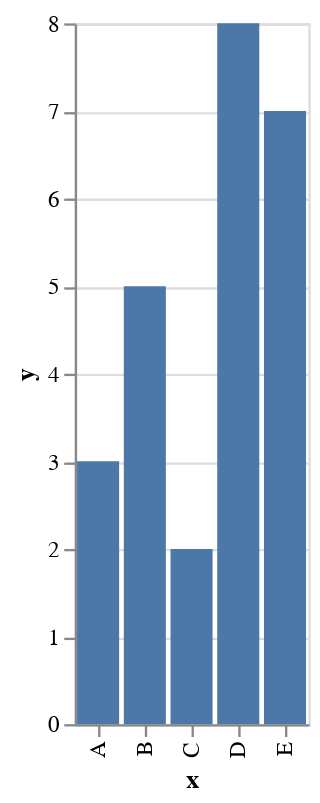

Notebook code for this chart:
### Markdown cell above
## 3. Basic Concepts

As I mentioned before, Altair is built around a declarative visualization design, which means you declare links between data columns to visual properties, and Altair takes care of the rest.

### Declarative vs. procedural

In programming, there are two main approaches: procedural and declarative. The procedural approach is like being a chef who follows a recipe step by step, where you need to detail every action to get to the final dish. This method requires you to explicitly outline each step of the process, making it clear but often lengthy.

On the flip side, the declarative approach, which Altair adopts, is like being a diner at a restaurant. You just state what dish you want, and the kitchen staff takes care of the rest. In Altair, you specify what you want the visualization to look like, and the library figures out how to create it. For example, you tell Altair you want a scatter plot of height against weight, and Altair does the rest.

This declarative approach makes creating visualizations with Altair straightforward and predictable. You don't have to worry about the how, just the what. And this often results in less code, making your work more readable and easier to manage.

So, with Altair, you get to be the diner who enjoys a gourmet meal without having to sweat it out in the kitchen!

### Code cell
import altair as alt
import pandas as pd

# Create a simple dataset
data = pd.DataFrame({
    'x': ['A', 'B', 'C', 'D', 'E'],
    'y': [3, 5, 2, 8, 7]
})

# Create a bar chart
bar_chart = (
    alt # use altair
    .Chart(data) # use the data
    .mark_bar() # create a bar chart
    .encode( # map the data to the chart
        x='x', # map the 'x' column to the x-axis
        y='y' # map the 'y' column to the y-axis
    )
)

bar_chart

### Figure 1 — Vega-Lite specification as saved in the notebook (floating-point values rounded to 4 significant figures)
{"config": {"view": {"continuousWidth": 300, "continuousHeight": 300}}, "data": {"name": "data-e82caa3e4e4c56be644c972fe2ff84f3"}, "mark": {"type": "bar"}, "encoding": {"x": {"field": "x", "type": "nominal"}, "y": {"field": "y", "type": "quantitative"}}, "$schema": "https://vega.github.io/schema/vega-lite/v5.15.1.json", "datasets": {"data-e82caa3e4e4c56be644c972fe2ff84f3": [{"x": "A", "y": 3}, {"x": "B", "y": 5}, {"x": "C", "y": 2}, {"x": "D", "y": 8}, {"x": "E", "y": 7}]}}
